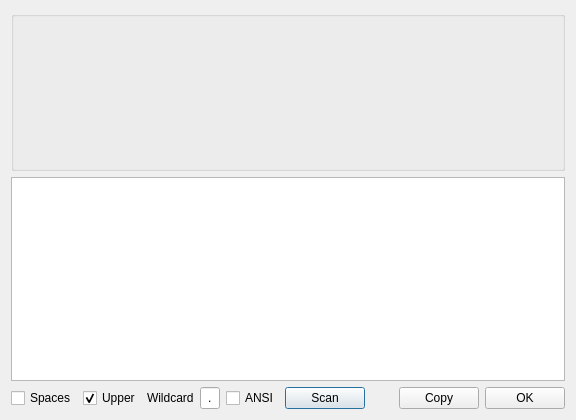
<?xml version="1.0" encoding="UTF-8"?>
<ui version="4.0">
 <class>DialogHexSignature</class>
 <widget class="QDialog" name="DialogHexSignature">
  <property name="windowModality">
   <enum>Qt::ApplicationModal</enum>
  </property>
  <property name="geometry">
   <rect>
    <x>0</x>
    <y>0</y>
    <width>576</width>
    <height>420</height>
   </rect>
  </property>
  <property name="windowTitle">
   <string>Signature</string>
  </property>
  <property name="modal">
   <bool>true</bool>
  </property>
  <layout class="QVBoxLayout" name="verticalLayout_2">
   <item>
    <widget class="QGroupBox" name="GroupBox">
     <property name="minimumSize">
      <size>
       <width>0</width>
       <height>160</height>
      </size>
     </property>
     <layout class="QVBoxLayout" name="verticalLayout">
      <property name="spacing">
       <number>0</number>
      </property>
      <property name="leftMargin">
       <number>0</number>
      </property>
      <property name="topMargin">
       <number>0</number>
      </property>
      <property name="rightMargin">
       <number>0</number>
      </property>
      <property name="bottomMargin">
       <number>0</number>
      </property>
      <item>
       <layout class="QHBoxLayout" name="horizontalLayout0">
        <property name="spacing">
         <number>0</number>
        </property>
        <property name="sizeConstraint">
         <enum>QLayout::SetDefaultConstraint</enum>
        </property>
       </layout>
      </item>
      <item>
       <layout class="QHBoxLayout" name="horizontalLayout1">
        <property name="spacing">
         <number>0</number>
        </property>
       </layout>
      </item>
      <item>
       <layout class="QHBoxLayout" name="horizontalLayout2">
        <property name="spacing">
         <number>0</number>
        </property>
       </layout>
      </item>
      <item>
       <layout class="QHBoxLayout" name="horizontalLayout3">
        <property name="spacing">
         <number>0</number>
        </property>
       </layout>
      </item>
      <item>
       <layout class="QHBoxLayout" name="horizontalLayout4">
        <property name="spacing">
         <number>0</number>
        </property>
       </layout>
      </item>
      <item>
       <layout class="QHBoxLayout" name="horizontalLayout5">
        <property name="spacing">
         <number>0</number>
        </property>
       </layout>
      </item>
      <item>
       <layout class="QHBoxLayout" name="horizontalLayout6">
        <property name="spacing">
         <number>0</number>
        </property>
       </layout>
      </item>
      <item>
       <layout class="QHBoxLayout" name="horizontalLayout7">
        <property name="spacing">
         <number>0</number>
        </property>
       </layout>
      </item>
     </layout>
    </widget>
   </item>
   <item>
    <widget class="QTextEdit" name="textEditSignature">
     <property name="readOnly">
      <bool>true</bool>
     </property>
     <property name="html">
      <string notr="true">&lt;!DOCTYPE HTML PUBLIC &quot;-//W3C//DTD HTML 4.0//EN&quot; &quot;http://www.w3.org/TR/REC-html40/strict.dtd&quot;&gt;
&lt;html&gt;&lt;head&gt;&lt;meta name=&quot;qrichtext&quot; content=&quot;1&quot; /&gt;&lt;meta charset=&quot;utf-8&quot; /&gt;&lt;style type=&quot;text/css&quot;&gt;
p, li { white-space: pre-wrap; }
hr { height: 1px; border-width: 0; }
li.unchecked::marker { content: &quot;\2610&quot;; }
li.checked::marker { content: &quot;\2612&quot;; }
&lt;/style&gt;&lt;/head&gt;&lt;body style=&quot; font-family:'Segoe UI'; font-size:9pt; font-weight:400; font-style:normal;&quot;&gt;
&lt;p style=&quot;-qt-paragraph-type:empty; margin-top:0px; margin-bottom:0px; margin-left:0px; margin-right:0px; -qt-block-indent:0; text-indent:0px; font-family:'MS Shell Dlg 2'; font-size:8.25pt;&quot;&gt;&lt;br /&gt;&lt;/p&gt;&lt;/body&gt;&lt;/html&gt;</string>
     </property>
    </widget>
   </item>
   <item>
    <layout class="QHBoxLayout" name="horizontalLayout_2">
     <item>
      <widget class="QCheckBox" name="checkBoxSpaces">
       <property name="text">
        <string>Spaces</string>
       </property>
      </widget>
     </item>
     <item>
      <widget class="QCheckBox" name="checkBoxUpper">
       <property name="text">
        <string>Upper</string>
       </property>
       <property name="checked">
        <bool>true</bool>
       </property>
      </widget>
     </item>
     <item>
      <widget class="QLabel" name="labelWildcard">
       <property name="text">
        <string>Wildcard</string>
       </property>
      </widget>
     </item>
     <item>
      <widget class="QLineEdit" name="lineEditWildcard">
       <property name="maximumSize">
        <size>
         <width>20</width>
         <height>16777215</height>
        </size>
       </property>
       <property name="text">
        <string notr="true">.</string>
       </property>
       <property name="maxLength">
        <number>1</number>
       </property>
       <property name="alignment">
        <set>Qt::AlignCenter</set>
       </property>
      </widget>
     </item>
     <item>
      <widget class="QCheckBox" name="checkBoxANSI">
       <property name="text">
        <string notr="true">ANSI</string>
       </property>
      </widget>
     </item>
     <item>
      <widget class="QPushButton" name="pushButtonScan">
       <property name="text">
        <string>Scan</string>
       </property>
      </widget>
     </item>
     <item>
      <spacer name="horizontalSpacer_2">
       <property name="orientation">
        <enum>Qt::Horizontal</enum>
       </property>
       <property name="sizeHint" stdset="0">
        <size>
         <width>40</width>
         <height>20</height>
        </size>
       </property>
      </spacer>
     </item>
     <item>
      <widget class="QPushButton" name="pushButtonCopy">
       <property name="text">
        <string>Copy</string>
       </property>
      </widget>
     </item>
     <item>
      <widget class="QPushButton" name="pushButtonOK">
       <property name="text">
        <string>OK</string>
       </property>
      </widget>
     </item>
    </layout>
   </item>
  </layout>
 </widget>
 <resources/>
 <connections/>
</ui>
